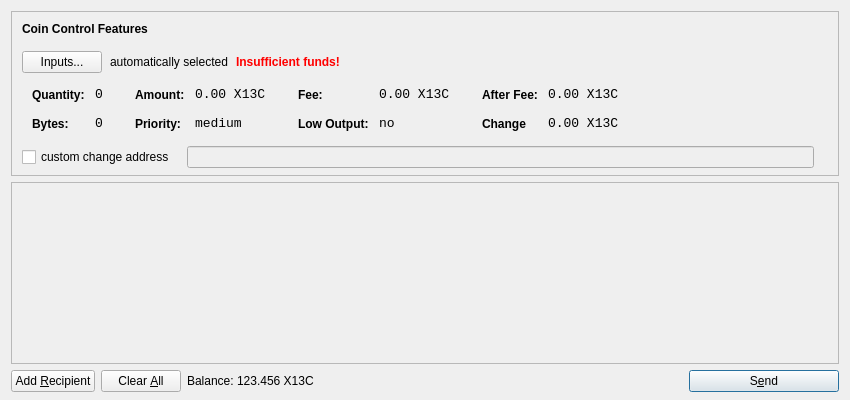
<?xml version="1.0" encoding="UTF-8"?>
<ui version="4.0">
 <class>SendCoinsDialog</class>
 <widget class="QDialog" name="SendCoinsDialog">
  <property name="geometry">
   <rect>
    <x>0</x>
    <y>0</y>
    <width>850</width>
    <height>400</height>
   </rect>
  </property>
  <property name="windowTitle">
   <string>Send Coins</string>
  </property>
  <layout class="QVBoxLayout" name="verticalLayout" stretch="0,1,0">
   <property name="bottomMargin">
    <number>8</number>
   </property>
   <item>
    <widget class="QFrame" name="frameCoinControl">
     <property name="sizePolicy">
      <sizepolicy hsizetype="Expanding" vsizetype="Expanding">
       <horstretch>0</horstretch>
       <verstretch>0</verstretch>
      </sizepolicy>
     </property>
     <property name="maximumSize">
      <size>
       <width>16777215</width>
       <height>16777215</height>
      </size>
     </property>
     <property name="frameShape">
      <enum>QFrame::StyledPanel</enum>
     </property>
     <property name="frameShadow">
      <enum>QFrame::Sunken</enum>
     </property>
     <layout class="QVBoxLayout" name="verticalLayoutCoinControl2">
      <property name="spacing">
       <number>-1</number>
      </property>
      <property name="leftMargin">
       <number>0</number>
      </property>
      <property name="topMargin">
       <number>0</number>
      </property>
      <property name="rightMargin">
       <number>0</number>
      </property>
      <property name="bottomMargin">
       <number>6</number>
      </property>
      <item>
       <layout class="QVBoxLayout" name="verticalLayoutCoinControl" stretch="0,0,0,0,1">
        <property name="spacing">
         <number>0</number>
        </property>
        <property name="leftMargin">
         <number>10</number>
        </property>
        <property name="topMargin">
         <number>10</number>
        </property>
        <item>
         <layout class="QHBoxLayout" name="horizontalLayoutCoinControl1">
          <property name="bottomMargin">
           <number>15</number>
          </property>
          <item>
           <widget class="QLabel" name="labelCoinControlFeatures">
            <property name="sizePolicy">
             <sizepolicy hsizetype="Preferred" vsizetype="Maximum">
              <horstretch>0</horstretch>
              <verstretch>0</verstretch>
             </sizepolicy>
            </property>
            <property name="font">
             <font>
              <weight>75</weight>
              <bold>true</bold>
             </font>
            </property>
            <property name="styleSheet">
             <string notr="true">font-weight:bold;</string>
            </property>
            <property name="text">
             <string>Coin Control Features</string>
            </property>
           </widget>
          </item>
         </layout>
        </item>
        <item>
         <layout class="QHBoxLayout" name="horizontalLayoutCoinControl2" stretch="0,0,0,0">
          <property name="spacing">
           <number>8</number>
          </property>
          <property name="bottomMargin">
           <number>10</number>
          </property>
          <item>
           <widget class="QPushButton" name="pushButtonCoinControl">
            <property name="styleSheet">
             <string notr="true"/>
            </property>
            <property name="text">
             <string>Inputs...</string>
            </property>
           </widget>
          </item>
          <item>
           <widget class="QLabel" name="labelCoinControlAutomaticallySelected">
            <property name="text">
             <string>automatically selected</string>
            </property>
            <property name="margin">
             <number>5</number>
            </property>
           </widget>
          </item>
          <item>
           <widget class="QLabel" name="labelCoinControlInsuffFunds">
            <property name="font">
             <font>
              <weight>75</weight>
              <bold>true</bold>
             </font>
            </property>
            <property name="styleSheet">
             <string notr="true">color:red;font-weight:bold;</string>
            </property>
            <property name="text">
             <string>Insufficient funds!</string>
            </property>
            <property name="margin">
             <number>5</number>
            </property>
           </widget>
          </item>
          <item>
           <spacer name="horizontalSpacerCoinControl">
            <property name="orientation">
             <enum>Qt::Horizontal</enum>
            </property>
            <property name="sizeHint" stdset="0">
             <size>
              <width>40</width>
              <height>1</height>
             </size>
            </property>
           </spacer>
          </item>
         </layout>
        </item>
        <item>
         <widget class="QWidget" name="widgetCoinControl" native="true">
          <property name="sizePolicy">
           <sizepolicy hsizetype="Preferred" vsizetype="Preferred">
            <horstretch>0</horstretch>
            <verstretch>0</verstretch>
           </sizepolicy>
          </property>
          <property name="minimumSize">
           <size>
            <width>0</width>
            <height>0</height>
           </size>
          </property>
          <property name="styleSheet">
           <string notr="true"/>
          </property>
          <layout class="QHBoxLayout" name="horizontalLayoutCoinControl5">
           <property name="margin">
            <number>0</number>
           </property>
           <item>
            <layout class="QHBoxLayout" name="horizontalLayoutCoinControl3" stretch="0,0,0,1">
             <property name="spacing">
              <number>20</number>
             </property>
             <property name="topMargin">
              <number>0</number>
             </property>
             <property name="bottomMargin">
              <number>10</number>
             </property>
             <item>
              <layout class="QFormLayout" name="formLayoutCoinControl1">
               <property name="horizontalSpacing">
                <number>10</number>
               </property>
               <property name="verticalSpacing">
                <number>14</number>
               </property>
               <property name="leftMargin">
                <number>10</number>
               </property>
               <property name="topMargin">
                <number>4</number>
               </property>
               <property name="rightMargin">
                <number>6</number>
               </property>
               <item row="0" column="0">
                <widget class="QLabel" name="labelCoinControlQuantityText">
                 <property name="styleSheet">
                  <string notr="true">font-weight:bold;</string>
                 </property>
                 <property name="text">
                  <string>Quantity:</string>
                 </property>
                 <property name="margin">
                  <number>0</number>
                 </property>
                </widget>
               </item>
               <item row="0" column="1">
                <widget class="QLabel" name="labelCoinControlQuantity">
                 <property name="font">
                  <font>
                   <family>Monospace</family>
                   <pointsize>10</pointsize>
                  </font>
                 </property>
                 <property name="cursor">
                  <cursorShape>IBeamCursor</cursorShape>
                 </property>
                 <property name="contextMenuPolicy">
                  <enum>Qt::ActionsContextMenu</enum>
                 </property>
                 <property name="text">
                  <string>0</string>
                 </property>
                 <property name="margin">
                  <number>0</number>
                 </property>
                 <property name="textInteractionFlags">
                  <set>Qt::LinksAccessibleByMouse|Qt::TextSelectableByKeyboard|Qt::TextSelectableByMouse</set>
                 </property>
                </widget>
               </item>
               <item row="1" column="0">
                <widget class="QLabel" name="labelCoinControlBytesText">
                 <property name="styleSheet">
                  <string notr="true">font-weight:bold;</string>
                 </property>
                 <property name="text">
                  <string>Bytes:</string>
                 </property>
                </widget>
               </item>
               <item row="1" column="1">
                <widget class="QLabel" name="labelCoinControlBytes">
                 <property name="font">
                  <font>
                   <family>Monospace</family>
                   <pointsize>10</pointsize>
                  </font>
                 </property>
                 <property name="cursor">
                  <cursorShape>IBeamCursor</cursorShape>
                 </property>
                 <property name="contextMenuPolicy">
                  <enum>Qt::ActionsContextMenu</enum>
                 </property>
                 <property name="text">
                  <string>0</string>
                 </property>
                 <property name="textInteractionFlags">
                  <set>Qt::LinksAccessibleByMouse|Qt::TextSelectableByKeyboard|Qt::TextSelectableByMouse</set>
                 </property>
                </widget>
               </item>
              </layout>
             </item>
             <item>
              <layout class="QFormLayout" name="formLayoutCoinControl2">
               <property name="horizontalSpacing">
                <number>10</number>
               </property>
               <property name="verticalSpacing">
                <number>14</number>
               </property>
               <property name="leftMargin">
                <number>6</number>
               </property>
               <property name="topMargin">
                <number>4</number>
               </property>
               <property name="rightMargin">
                <number>6</number>
               </property>
               <item row="0" column="0">
                <widget class="QLabel" name="labelCoinControlAmountText">
                 <property name="styleSheet">
                  <string notr="true">font-weight:bold;</string>
                 </property>
                 <property name="text">
                  <string>Amount:</string>
                 </property>
                 <property name="margin">
                  <number>0</number>
                 </property>
                </widget>
               </item>
               <item row="0" column="1">
                <widget class="QLabel" name="labelCoinControlAmount">
                 <property name="font">
                  <font>
                   <family>Monospace</family>
                   <pointsize>10</pointsize>
                  </font>
                 </property>
                 <property name="cursor">
                  <cursorShape>IBeamCursor</cursorShape>
                 </property>
                 <property name="contextMenuPolicy">
                  <enum>Qt::ActionsContextMenu</enum>
                 </property>
                 <property name="text">
                  <string>0.00 X13C</string>
                 </property>
                 <property name="textInteractionFlags">
                  <set>Qt::LinksAccessibleByMouse|Qt::TextSelectableByKeyboard|Qt::TextSelectableByMouse</set>
                 </property>
                </widget>
               </item>
               <item row="1" column="0">
                <widget class="QLabel" name="labelCoinControlPriorityText">
                 <property name="styleSheet">
                  <string notr="true">font-weight:bold;</string>
                 </property>
                 <property name="text">
                  <string>Priority:</string>
                 </property>
                </widget>
               </item>
               <item row="1" column="1">
                <widget class="QLabel" name="labelCoinControlPriority">
                 <property name="font">
                  <font>
                   <family>Monospace</family>
                   <pointsize>10</pointsize>
                  </font>
                 </property>
                 <property name="cursor">
                  <cursorShape>IBeamCursor</cursorShape>
                 </property>
                 <property name="contextMenuPolicy">
                  <enum>Qt::ActionsContextMenu</enum>
                 </property>
                 <property name="text">
                  <string>medium</string>
                 </property>
                 <property name="textInteractionFlags">
                  <set>Qt::LinksAccessibleByMouse|Qt::TextSelectableByKeyboard|Qt::TextSelectableByMouse</set>
                 </property>
                </widget>
               </item>
              </layout>
             </item>
             <item>
              <layout class="QFormLayout" name="formLayoutCoinControl3">
               <property name="horizontalSpacing">
                <number>10</number>
               </property>
               <property name="verticalSpacing">
                <number>14</number>
               </property>
               <property name="leftMargin">
                <number>6</number>
               </property>
               <property name="topMargin">
                <number>4</number>
               </property>
               <property name="rightMargin">
                <number>6</number>
               </property>
               <item row="0" column="0">
                <widget class="QLabel" name="labelCoinControlFeeText">
                 <property name="styleSheet">
                  <string notr="true">font-weight:bold;</string>
                 </property>
                 <property name="text">
                  <string>Fee:</string>
                 </property>
                 <property name="margin">
                  <number>0</number>
                 </property>
                </widget>
               </item>
               <item row="0" column="1">
                <widget class="QLabel" name="labelCoinControlFee">
                 <property name="font">
                  <font>
                   <family>Monospace</family>
                   <pointsize>10</pointsize>
                  </font>
                 </property>
                 <property name="cursor">
                  <cursorShape>IBeamCursor</cursorShape>
                 </property>
                 <property name="contextMenuPolicy">
                  <enum>Qt::ActionsContextMenu</enum>
                 </property>
                 <property name="text">
                  <string>0.00 X13C</string>
                 </property>
                 <property name="textInteractionFlags">
                  <set>Qt::LinksAccessibleByMouse|Qt::TextSelectableByKeyboard|Qt::TextSelectableByMouse</set>
                 </property>
                </widget>
               </item>
               <item row="1" column="0">
                <widget class="QLabel" name="labelCoinControlLowOutputText">
                 <property name="styleSheet">
                  <string notr="true">font-weight:bold;</string>
                 </property>
                 <property name="text">
                  <string>Low Output:</string>
                 </property>
                </widget>
               </item>
               <item row="1" column="1">
                <widget class="QLabel" name="labelCoinControlLowOutput">
                 <property name="font">
                  <font>
                   <family>Monospace</family>
                   <pointsize>10</pointsize>
                  </font>
                 </property>
                 <property name="cursor">
                  <cursorShape>IBeamCursor</cursorShape>
                 </property>
                 <property name="contextMenuPolicy">
                  <enum>Qt::ActionsContextMenu</enum>
                 </property>
                 <property name="text">
                  <string>no</string>
                 </property>
                 <property name="textInteractionFlags">
                  <set>Qt::LinksAccessibleByMouse|Qt::TextSelectableByKeyboard|Qt::TextSelectableByMouse</set>
                 </property>
                </widget>
               </item>
              </layout>
             </item>
             <item>
              <layout class="QFormLayout" name="formLayoutCoinControl4">
               <property name="horizontalSpacing">
                <number>10</number>
               </property>
               <property name="verticalSpacing">
                <number>14</number>
               </property>
               <property name="leftMargin">
                <number>6</number>
               </property>
               <property name="topMargin">
                <number>4</number>
               </property>
               <property name="rightMargin">
                <number>6</number>
               </property>
               <item row="0" column="0">
                <widget class="QLabel" name="labelCoinControlAfterFeeText">
                 <property name="styleSheet">
                  <string notr="true">font-weight:bold;</string>
                 </property>
                 <property name="text">
                  <string>After Fee:</string>
                 </property>
                 <property name="margin">
                  <number>0</number>
                 </property>
                </widget>
               </item>
               <item row="0" column="1">
                <widget class="QLabel" name="labelCoinControlAfterFee">
                 <property name="font">
                  <font>
                   <family>Monospace</family>
                   <pointsize>10</pointsize>
                  </font>
                 </property>
                 <property name="cursor">
                  <cursorShape>IBeamCursor</cursorShape>
                 </property>
                 <property name="contextMenuPolicy">
                  <enum>Qt::ActionsContextMenu</enum>
                 </property>
                 <property name="text">
                  <string>0.00 X13C</string>
                 </property>
                 <property name="textInteractionFlags">
                  <set>Qt::LinksAccessibleByMouse|Qt::TextSelectableByKeyboard|Qt::TextSelectableByMouse</set>
                 </property>
                </widget>
               </item>
               <item row="1" column="0">
                <widget class="QLabel" name="labelCoinControlChangeText">
                 <property name="styleSheet">
                  <string notr="true">font-weight:bold;</string>
                 </property>
                 <property name="text">
                  <string>Change</string>
                 </property>
                </widget>
               </item>
               <item row="1" column="1">
                <widget class="QLabel" name="labelCoinControlChange">
                 <property name="font">
                  <font>
                   <family>Monospace</family>
                   <pointsize>10</pointsize>
                  </font>
                 </property>
                 <property name="cursor">
                  <cursorShape>IBeamCursor</cursorShape>
                 </property>
                 <property name="contextMenuPolicy">
                  <enum>Qt::ActionsContextMenu</enum>
                 </property>
                 <property name="text">
                  <string>0.00 X13C</string>
                 </property>
                 <property name="textInteractionFlags">
                  <set>Qt::LinksAccessibleByMouse|Qt::TextSelectableByKeyboard|Qt::TextSelectableByMouse</set>
                 </property>
                </widget>
               </item>
              </layout>
             </item>
            </layout>
           </item>
          </layout>
         </widget>
        </item>
        <item>
         <layout class="QHBoxLayout" name="horizontalLayoutCoinControl4" stretch="0,0,0">
          <property name="spacing">
           <number>12</number>
          </property>
          <property name="sizeConstraint">
           <enum>QLayout::SetDefaultConstraint</enum>
          </property>
          <property name="topMargin">
           <number>5</number>
          </property>
          <property name="rightMargin">
           <number>5</number>
          </property>
          <item>
           <widget class="QCheckBox" name="checkBoxCoinControlChange">
            <property name="text">
             <string>custom change address</string>
            </property>
           </widget>
          </item>
          <item>
           <widget class="QLineEdit" name="lineEditCoinControlChange">
            <property name="enabled">
             <bool>false</bool>
            </property>
            <property name="sizePolicy">
             <sizepolicy hsizetype="Expanding" vsizetype="Fixed">
              <horstretch>0</horstretch>
              <verstretch>0</verstretch>
             </sizepolicy>
            </property>
           </widget>
          </item>
          <item>
           <widget class="QLabel" name="labelCoinControlChangeLabel">
            <property name="sizePolicy">
             <sizepolicy hsizetype="Preferred" vsizetype="Expanding">
              <horstretch>0</horstretch>
              <verstretch>0</verstretch>
             </sizepolicy>
            </property>
            <property name="minimumSize">
             <size>
              <width>0</width>
              <height>0</height>
             </size>
            </property>
            <property name="text">
             <string/>
            </property>
            <property name="margin">
             <number>3</number>
            </property>
           </widget>
          </item>
         </layout>
        </item>
        <item>
         <spacer name="verticalSpacerCoinControl">
          <property name="orientation">
           <enum>Qt::Vertical</enum>
          </property>
          <property name="sizeHint" stdset="0">
           <size>
            <width>800</width>
            <height>1</height>
           </size>
          </property>
         </spacer>
        </item>
       </layout>
      </item>
     </layout>
    </widget>
   </item>
   <item>
    <widget class="QScrollArea" name="scrollArea">
     <property name="widgetResizable">
      <bool>true</bool>
     </property>
     <widget class="QWidget" name="scrollAreaWidgetContents">
      <property name="geometry">
       <rect>
        <x>0</x>
        <y>0</y>
        <width>830</width>
        <height>165</height>
       </rect>
      </property>
      <layout class="QVBoxLayout" name="verticalLayout_2">
       <property name="margin">
        <number>0</number>
       </property>
       <item>
        <layout class="QVBoxLayout" name="entries">
         <property name="spacing">
          <number>6</number>
         </property>
        </layout>
       </item>
       <item>
        <spacer name="verticalSpacer">
         <property name="orientation">
          <enum>Qt::Vertical</enum>
         </property>
         <property name="sizeHint" stdset="0">
          <size>
           <width>20</width>
           <height>40</height>
          </size>
         </property>
        </spacer>
       </item>
      </layout>
     </widget>
    </widget>
   </item>
   <item>
    <layout class="QHBoxLayout" name="horizontalLayout">
     <item>
      <widget class="QPushButton" name="addButton">
       <property name="toolTip">
        <string>Send to multiple recipients at once</string>
       </property>
       <property name="text">
        <string>Add &amp;Recipient</string>
       </property>
       <property name="icon">
        <iconset resource="../bitcoin.qrc">
         <normaloff>:/icons/add</normaloff>:/icons/add</iconset>
       </property>
       <property name="autoDefault">
        <bool>false</bool>
       </property>
      </widget>
     </item>
     <item>
      <widget class="QPushButton" name="clearButton">
       <property name="sizePolicy">
        <sizepolicy hsizetype="Minimum" vsizetype="Fixed">
         <horstretch>0</horstretch>
         <verstretch>0</verstretch>
        </sizepolicy>
       </property>
       <property name="toolTip">
        <string>Remove all transaction fields</string>
       </property>
       <property name="text">
        <string>Clear &amp;All</string>
       </property>
       <property name="icon">
        <iconset resource="../bitcoin.qrc">
         <normaloff>:/icons/remove</normaloff>:/icons/remove</iconset>
       </property>
       <property name="autoRepeatDelay">
        <number>300</number>
       </property>
       <property name="autoDefault">
        <bool>false</bool>
       </property>
      </widget>
     </item>
     <item>
      <layout class="QHBoxLayout" name="horizontalLayout_2">
       <property name="spacing">
        <number>3</number>
       </property>
       <item>
        <widget class="QLabel" name="label">
         <property name="sizePolicy">
          <sizepolicy hsizetype="Preferred" vsizetype="Fixed">
           <horstretch>0</horstretch>
           <verstretch>0</verstretch>
          </sizepolicy>
         </property>
         <property name="text">
          <string>Balance:</string>
         </property>
        </widget>
       </item>
       <item>
        <widget class="QLabel" name="labelBalance">
         <property name="sizePolicy">
          <sizepolicy hsizetype="Preferred" vsizetype="Fixed">
           <horstretch>0</horstretch>
           <verstretch>0</verstretch>
          </sizepolicy>
         </property>
         <property name="cursor">
          <cursorShape>IBeamCursor</cursorShape>
         </property>
         <property name="text">
          <string>123.456 X13C</string>
         </property>
         <property name="textInteractionFlags">
          <set>Qt::LinksAccessibleByMouse|Qt::TextSelectableByKeyboard|Qt::TextSelectableByMouse</set>
         </property>
        </widget>
       </item>
      </layout>
     </item>
     <item>
      <spacer name="horizontalSpacer">
       <property name="orientation">
        <enum>Qt::Horizontal</enum>
       </property>
       <property name="sizeHint" stdset="0">
        <size>
         <width>40</width>
         <height>20</height>
        </size>
       </property>
      </spacer>
     </item>
     <item>
      <widget class="QPushButton" name="sendButton">
       <property name="minimumSize">
        <size>
         <width>150</width>
         <height>0</height>
        </size>
       </property>
       <property name="toolTip">
        <string>Confirm the send action</string>
       </property>
       <property name="text">
        <string>S&amp;end</string>
       </property>
       <property name="icon">
        <iconset resource="../bitcoin.qrc">
         <normaloff>:/icons/send</normaloff>:/icons/send</iconset>
       </property>
       <property name="default">
        <bool>true</bool>
       </property>
      </widget>
     </item>
    </layout>
   </item>
  </layout>
 </widget>
 <resources>
  <include location="../bitcoin.qrc"/>
 </resources>
 <connections/>
</ui>
